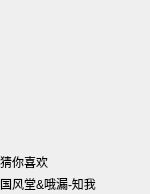
<?xml version="1.0" encoding="UTF-8"?>
<ui version="4.0">
 <class>RecentlyChannelBlock</class>
 <widget class="QWidget" name="RecentlyChannelBlock">
  <property name="geometry">
   <rect>
    <x>0</x>
    <y>0</y>
    <width>150</width>
    <height>194</height>
   </rect>
  </property>
  <property name="windowTitle">
   <string>RecentlyChannelBlock</string>
  </property>
  <layout class="QVBoxLayout" name="verticalLayout">
   <property name="spacing">
    <number>2</number>
   </property>
   <property name="leftMargin">
    <number>0</number>
   </property>
   <property name="topMargin">
    <number>0</number>
   </property>
   <property name="rightMargin">
    <number>0</number>
   </property>
   <property name="bottomMargin">
    <number>0</number>
   </property>
   <item>
    <widget class="MyBlockWidget" name="cover_widget" native="true">
     <property name="sizePolicy">
      <sizepolicy hsizetype="Fixed" vsizetype="Fixed">
       <horstretch>0</horstretch>
       <verstretch>0</verstretch>
      </sizepolicy>
     </property>
     <property name="minimumSize">
      <size>
       <width>150</width>
       <height>150</height>
      </size>
     </property>
     <property name="maximumSize">
      <size>
       <width>150</width>
       <height>150</height>
      </size>
     </property>
    </widget>
   </item>
   <item>
    <widget class="QLabel" name="title_label">
     <property name="sizePolicy">
      <sizepolicy hsizetype="Expanding" vsizetype="Fixed">
       <horstretch>0</horstretch>
       <verstretch>0</verstretch>
      </sizepolicy>
     </property>
     <property name="minimumSize">
      <size>
       <width>0</width>
       <height>20</height>
      </size>
     </property>
     <property name="maximumSize">
      <size>
       <width>16777215</width>
       <height>20</height>
      </size>
     </property>
     <property name="text">
      <string>猜你喜欢</string>
     </property>
    </widget>
   </item>
   <item>
    <widget class="QLabel" name="singer_song_label">
     <property name="sizePolicy">
      <sizepolicy hsizetype="Expanding" vsizetype="Fixed">
       <horstretch>0</horstretch>
       <verstretch>0</verstretch>
      </sizepolicy>
     </property>
     <property name="minimumSize">
      <size>
       <width>0</width>
       <height>20</height>
      </size>
     </property>
     <property name="maximumSize">
      <size>
       <width>16777215</width>
       <height>20</height>
      </size>
     </property>
     <property name="text">
      <string>国风堂&amp;哦漏-知我</string>
     </property>
    </widget>
   </item>
  </layout>
 </widget>
 <customwidgets>
  <customwidget>
   <class>MyBlockWidget</class>
   <extends>QWidget</extends>
   <header>MyBlockWidget.h</header>
   <container>1</container>
  </customwidget>
 </customwidgets>
 <resources/>
 <connections/>
</ui>
